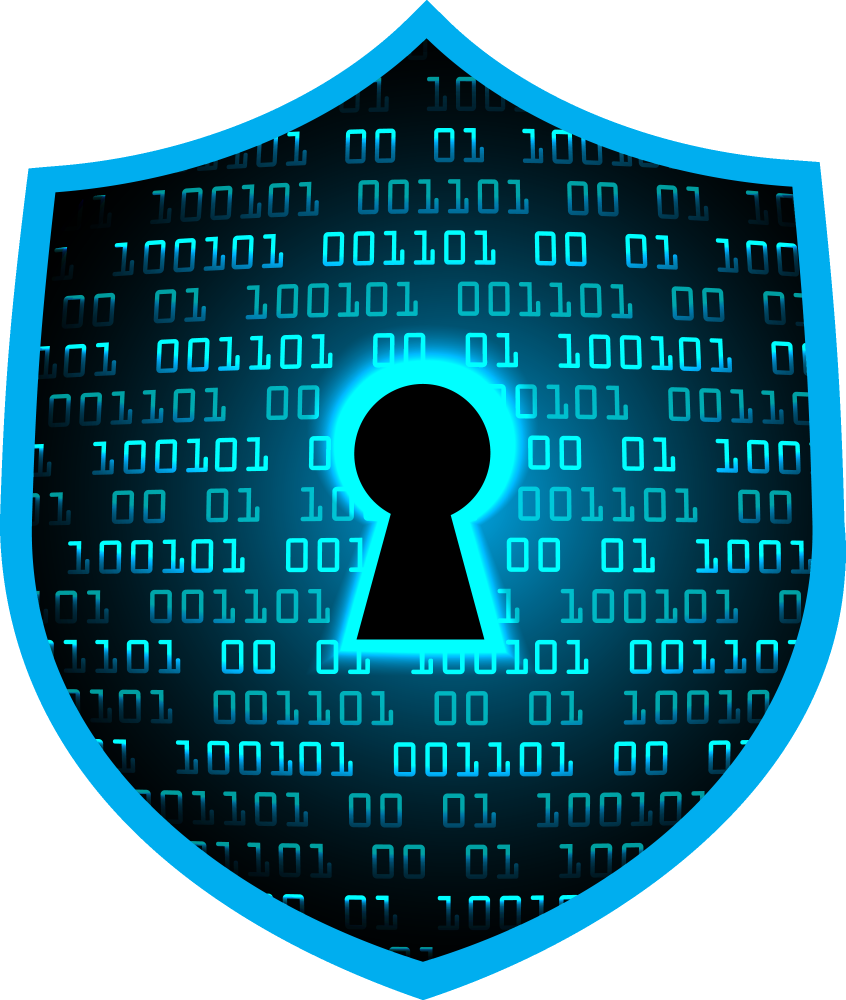
#> input picture auto_ciberseguridad/logo.png, 2537 x 3000 px (shown at 1/3 size)
$ python -i client_pruebas.py   (imports and definitions only)
#> lines starting #> are read from the running program, lines starting #| are printed output that depends on the picture
#!/usr/bin/env python3
import socket
import threading
import ssl
from customtkinter import *
from PIL import Image, ImageTk


# [22 lines left out: functions send_message, receive_message, not called in this run]

def user_request(client_socket):
    client_socket.sendall("!usuarios".encode())

# [169 lines left out: functions exit_request, login_window, client_program, not called in this run]

def port_scanner_window(main_frame):
    # [38 lines left out: function start_scan, not called in this run]

    # Crear el frame del escáner de puertos en el main_frame
    scanner_frame = CTkFrame(main_frame)

    # Etiqueta de título
    scanner_label = CTkLabel(scanner_frame, text="Escáner de Puertos", font=("Arial", 16))
    scanner_label.pack(pady=10)

    # Campo de entrada para el objetivo
    target_label = CTkLabel(scanner_frame, text="Objetivo (IP o dominio):")
    target_label.pack(pady=(5, 0))
    target_entry = CTkEntry(scanner_frame, width=200)
    target_entry.pack(pady=(0, 10))

    # Campo de entrada para el rango de puertos
    ports_label = CTkLabel(scanner_frame, text="Rango de Puertos (e.g., 20-80):")
    ports_label.pack(pady=(5, 0))
    ports_entry = CTkEntry(scanner_frame, width=200)
    ports_entry.pack(pady=(0, 10))

    # Botón para iniciar el escaneo
    scan_button = CTkButton(scanner_frame, text="Iniciar Escaneo", command=start_scan)
    scan_button.pack(pady=10)

    # Zona de resultados
    result_text = CTkTextbox(scanner_frame, height=10)
    result_text.pack(expand=True, fill="both", padx=10, pady=10)
    result_text.configure(state='disabled')

    return scanner_frame
    try:
        port_list = parse_ports(ports)
        for port in port_list:
            s = socket.socket(socket.AF_INET, socket.SOCK_STREAM)
            s.settimeout(0.2)
            try:
                s.connect((target, port))
                s.sendall(b"HEAD / HTTP/1.0\r\n\r\n")
                response = s.recv(1024)
                response = response.decode(errors='ignore').split('\n')
                result_text.configure(state='normal')
                result_text.insert(END, f"Puerto {port} está abierto.\n")
                if response:
                    for line in response:
                        result_text.insert(END, f"{line}\n")
                result_text.configure(state='disabled')
                s.close()
            except (socket.timeout, ConnectionRefusedError):
                result_text.configure(state='normal')
                result_text.insert(END, f"Puerto {port} está cerrado o no responde.\n")
                result_text.configure(state='disabled')
                s.close()
    except Exception as e:
        result_text.configure(state='normal')
        result_text.insert(END, f"Error: {str(e)}\n")
        result_text.configure(state='disabled')

    threading.Thread(target=scan_ports, daemon=True).start()

    # Crear el frame del escáner de puertos en el main_frame
    scanner_frame = CTkFrame(main_frame)

    # Etiqueta de título
    scanner_label = CTkLabel(scanner_frame, text="Escáner de Puertos", font=("Arial", 16))
    scanner_label.pack(pady=10)

    # Campo de entrada para el objetivo
    target_label = CTkLabel(scanner_frame, text="Objetivo (IP o dominio):")
    target_label.pack(pady=(5, 0))
    target_entry = CTkEntry(scanner_frame, width=200)
    target_entry.pack(pady=(0, 10))

    # Campo de entrada para el rango de puertos
    ports_label = CTkLabel(scanner_frame, text="Rango de Puertos (e.g., 20-80):")
    ports_label.pack(pady=(5, 0))
    ports_entry = CTkEntry(scanner_frame, width=200)
    ports_entry.pack(pady=(0, 10))

    # Botón para iniciar el escaneo
    scan_button = CTkButton(scanner_frame, text="Iniciar Escaneo", command=start_scan)
    scan_button.pack(pady=10)

    # Zona de resultados
    result_text = CTkTextbox(scanner_frame, height=10)
    result_text.pack(expand=True, fill="both", padx=10, pady=10)
    result_text.configure(state='disabled')

    return scanner_frame

# Función para analizar el rango de puertos
# [8 lines left out: function parse_ports, not called in this run]

# [2 lines not run here, left out]

>>> import cv2
>>> picture = cv2.imread('logo.png', cv2.IMREAD_GRAYSCALE)
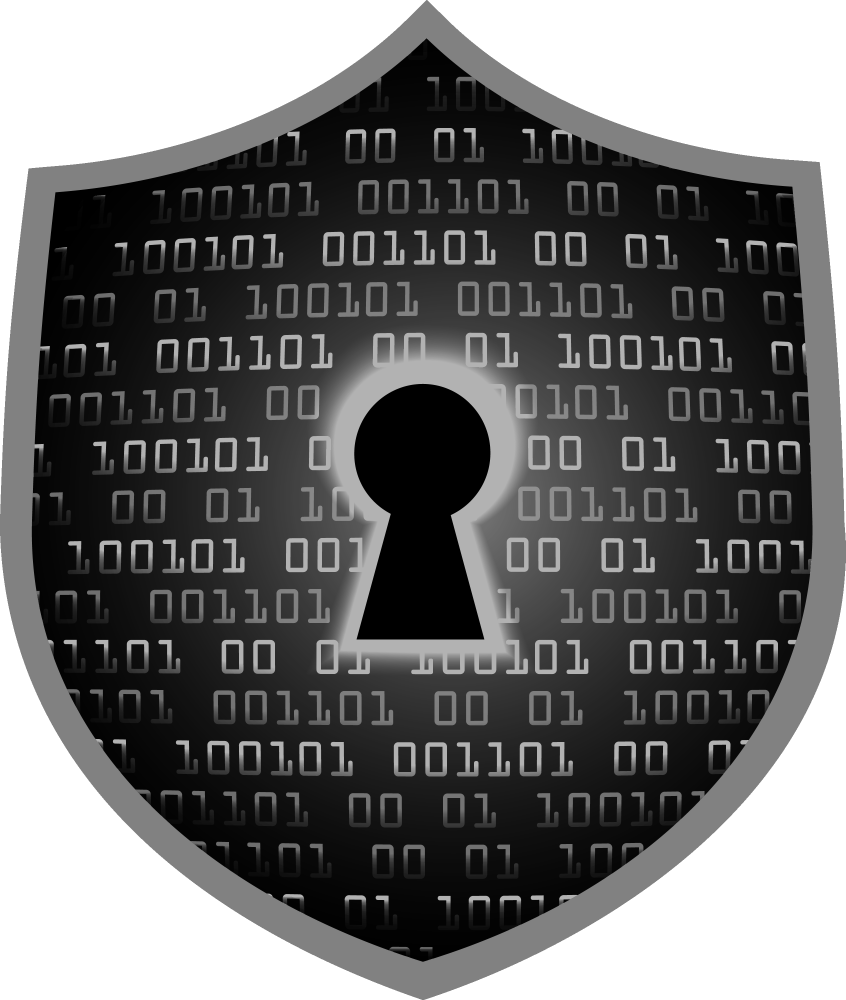
#> picture: shape (3000, 2537) (shown at 1/3 size); min 0, max 255, mean 108.9
#> (the run stopped early here; a loop or call above may not have finished)
